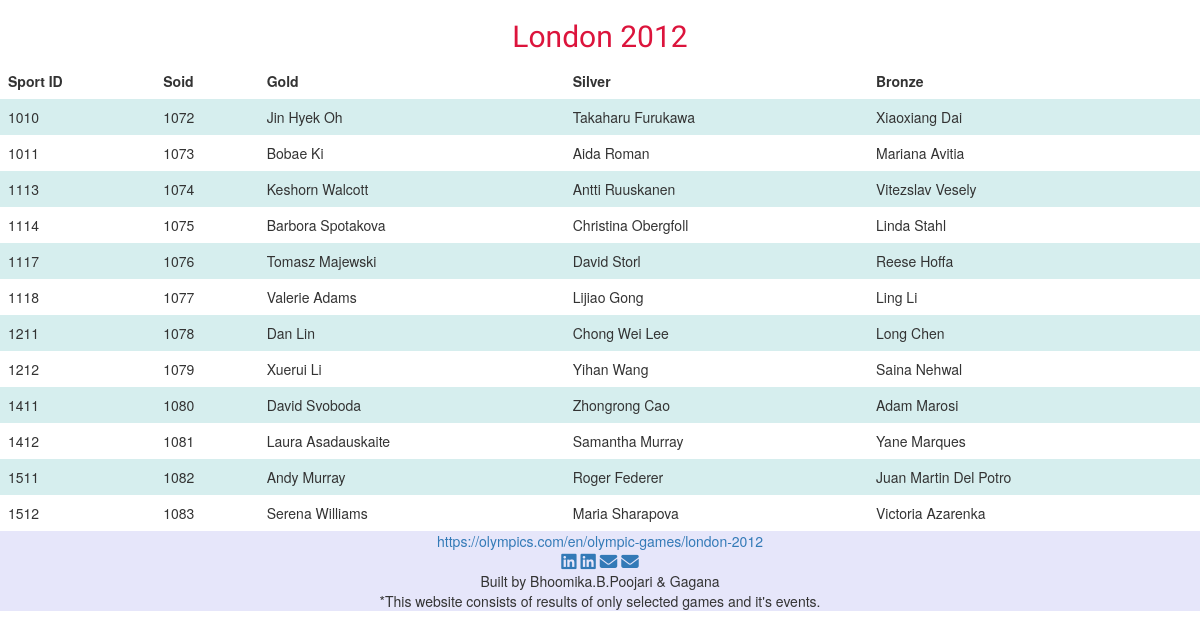
The page /SOspts/2012.php on the database its author committed.
### tables this page shows
CREATE TABLE IF NOT EXISTS `summer_olympic` (
  `Soid` int(5) NOT NULL AUTO_INCREMENT,
  `Sportid` int(5) NOT NULL,
  `Year` int(5) NOT NULL,
  `Gold` varchar(100) NOT NULL,
  `Silver` varchar(100) NOT NULL,
  `Bronze` varchar(100) NOT NULL,
  PRIMARY KEY (`Soid`),
  KEY `Year` (`Year`,`Sportid`),
  KEY `SID_fk` (`Sportid`)
);

### SOspts/2012.php (the view, shortened to what this page needs)
<!DOCTYPE html>
<html lang="en">
<head>
    <link href="https://cdn.jsdelivr.net/npm/bootstrap@5.1.3/dist/css/bootstrap.min.css"
    rel="stylesheet"
>
    <link rel="stylesheet" href="https://maxcdn.bootstrapcdn.com/bootstrap/3.4.1/css/bootstrap.min.css">
    <link rel="stylesheet" href="./css/style.css">
</head>
<body>
    <div class="container">
        <div class="row">
          <div class="text-center">
            <h2 class="site-title desc" style="font-size:30px;">London 2012</h2>
          </div>
        </div>
    </div>
<table>
  <tr>
  <th>Sport ID</th>
  <th>Soid</th>
  <th>Gold</th>
  <th>Silver</th>
  <th>Bronze</th>
  <?php
      $conn=mysqli_connect("localhost","root","","olympic_base");
      $sql="SELECT * FROM summer_olympic";
      $result=$conn->query($sql);
      if($result->num_rows>0){
        while($row=$result->fetch_assoc()){
          if($row["Year"]==2012)
          echo "<tr><td>".$row["Sportid"]."</td><td>".$row["Soid"]."</td><td>".$row["Gold"]."</td><td>".$row["Silver"]."</td><td>".$row["Bronze"]."</td></tr>";
        }
      }
        else{
          echo "no results";
        }
    ?>
</table>
<footer id="footer" class="text-center hdrbg">
<a href="https://olympics.com/en/olympic-games/london-2012" add target="_blank">https://olympics.com/en/olympic-games/london-2012</a><br>
    <a href="https://www.linkedin.com/in/bhoomika-poojari/" add target="_blank"> <i class=" foot fab fa-linkedin fa-lg"></i></a>
    <a href="https://www.linkedin.com/in/gagana-darshana/" add target="_blank"><i class=" foot fab fa-linkedin fa-lg"></i></a>
    <a href="mailto:poojaribhoomika5@gmail.com" add target="_blank"><i class=" foot fas fa-envelope fa-lg "></i></a>
    <a href="mailto:gagana.darshana@gmail.com" add target="_blank"> <i class=" foot fas fa-envelope fa-lg"></i></a>
    <p class="cp"> Built by Bhoomika.B.Poojari & Gagana <br>*This website consists of results of only selected games and it's events.</p>
  </footer>
</body>
</html>

### css/style.css (style rules this page uses)
:root { --MnB:#191970; --cfB:#6495ED; --Crs:#DC143C; --lsm:#FFA07A; --Gyw:#ADFF2F; --Tal:#008080; --Plm:#DDA0DD; --Lvn:#E6E6FA; --Lvb:#FFF0F5; --Lnn:#FAF0E6; --Abrl: 'Abril Fatface', cursive; --Amtc: 'Amatic SC', cursive; --Antn: 'Anton', sans-serif; --Atdr: 'Architects Daughter', cursive; --Cnzl: 'Cinzel', serif; --Gugi: 'Gugi', cursive; --Lato: 'Lato', sans-serif; --Mnda: 'Monda', sans-serif; --Rgts: 'Righteous', cursive; --Rbto: 'Roboto', sans-serif; --Sfia: 'Sofia', cursive; }
.desc { color:var(--Crs); font-family:var(--Mnda); }
.hdrbg { background-color:var(--Lvn); }
.text-center { text-align: center!important; }

### SOspts/2012.php (style rules this page uses)
table { border-collapse: collapse; width: 100%; }
th, td { text-align: left; padding: 8px; }
tr:nth-child(even) { background-color: #D6EEEE; }

### rows shown on the page
summer_olympic: Sportid "1010", Soid "1072", Gold "Jin Hyek Oh", Silver "Takaharu Furukawa", Bronze "Xiaoxiang Dai"
summer_olympic: Sportid "1011", Soid "1073", Gold "Bobae Ki", Silver "Aida Roman", Bronze "Mariana Avitia"
summer_olympic: Sportid "1113", Soid "1074", Gold "Keshorn Walcott", Silver "Antti Ruuskanen", Bronze "Vitezslav Vesely"
summer_olympic: Sportid "1114", Soid "1075", Gold "Barbora Spotakova", Silver "Christina Obergfoll", Bronze "Linda Stahl"
summer_olympic: Sportid "1117", Soid "1076", Gold "Tomasz Majewski", Silver "David Storl", Bronze "Reese Hoffa"
summer_olympic: Sportid "1118", Soid "1077", Gold "Valerie Adams", Silver "Lijiao Gong", Bronze "Ling Li"
summer_olympic: Sportid "1211", Soid "1078", Gold "Dan Lin", Silver "Chong Wei Lee", Bronze "Long Chen"
summer_olympic: Sportid "1212", Soid "1079", Gold "Xuerui Li", Silver "Yihan Wang", Bronze "Saina Nehwal"
summer_olympic: Sportid "1411", Soid "1080", Gold "David Svoboda", Silver "Zhongrong Cao", Bronze "Adam Marosi"
summer_olympic: Sportid "1412", Soid "1081", Gold "Laura Asadauskaite", Silver "Samantha Murray", Bronze "Yane Marques"
summer_olympic: Sportid "1511", Soid "1082", Gold "Andy Murray", Silver "Roger Federer", Bronze "Juan Martin Del Potro"
summer_olympic: Sportid "1512", Soid "1083", Gold "Serena Williams", Silver "Maria Sharapova", Bronze "Victoria Azarenka"
